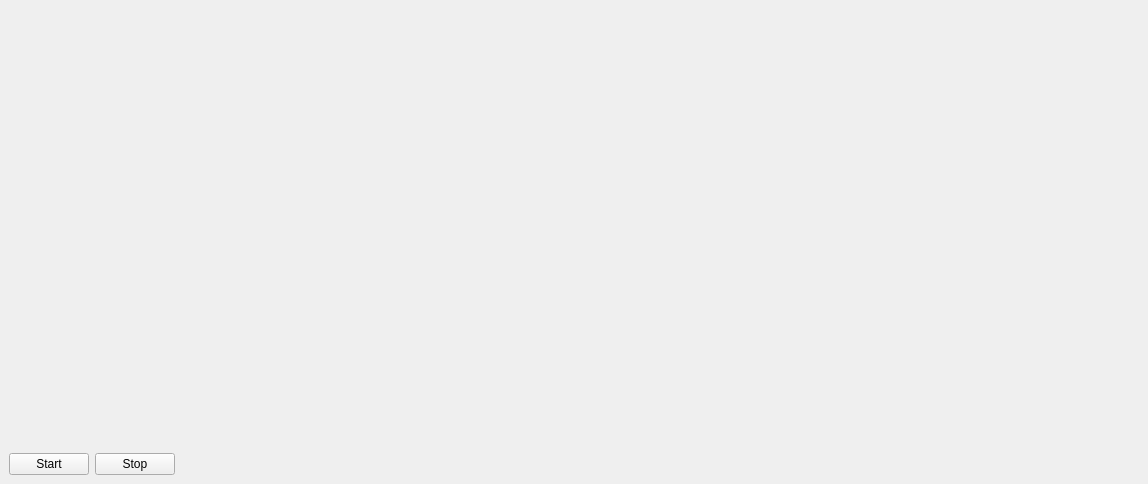
<?xml version="1.0" encoding="UTF-8"?>
<ui version="4.0">
 <class>MainWindow</class>
 <widget class="QMainWindow" name="MainWindow">
  <property name="geometry">
   <rect>
    <x>0</x>
    <y>0</y>
    <width>1148</width>
    <height>484</height>
   </rect>
  </property>
  <property name="windowTitle">
   <string>PyIQ</string>
  </property>
  <widget class="QWidget" name="centralwidget">
   <layout class="QVBoxLayout" name="verticalLayout">
    <item>
     <widget class="QwtPlot" name="qwtPlot"/>
    </item>
    <item>
     <layout class="QHBoxLayout" name="horizontalLayout">
      <item>
       <widget class="QPushButton" name="pushButton_Start">
        <property name="text">
         <string>Start</string>
        </property>
       </widget>
      </item>
      <item>
       <widget class="QPushButton" name="pushButton_Stop">
        <property name="text">
         <string>Stop</string>
        </property>
       </widget>
      </item>
      <item>
       <spacer name="horizontalSpacer">
        <property name="orientation">
         <enum>Qt::Horizontal</enum>
        </property>
        <property name="sizeHint" stdset="0">
         <size>
          <width>40</width>
          <height>20</height>
         </size>
        </property>
       </spacer>
      </item>
     </layout>
    </item>
   </layout>
  </widget>
 </widget>
 <customwidgets>
  <customwidget>
   <class>QwtPlot</class>
   <extends>QFrame</extends>
   <header>qwt_plot.h</header>
  </customwidget>
 </customwidgets>
 <resources/>
 <connections/>
</ui>
